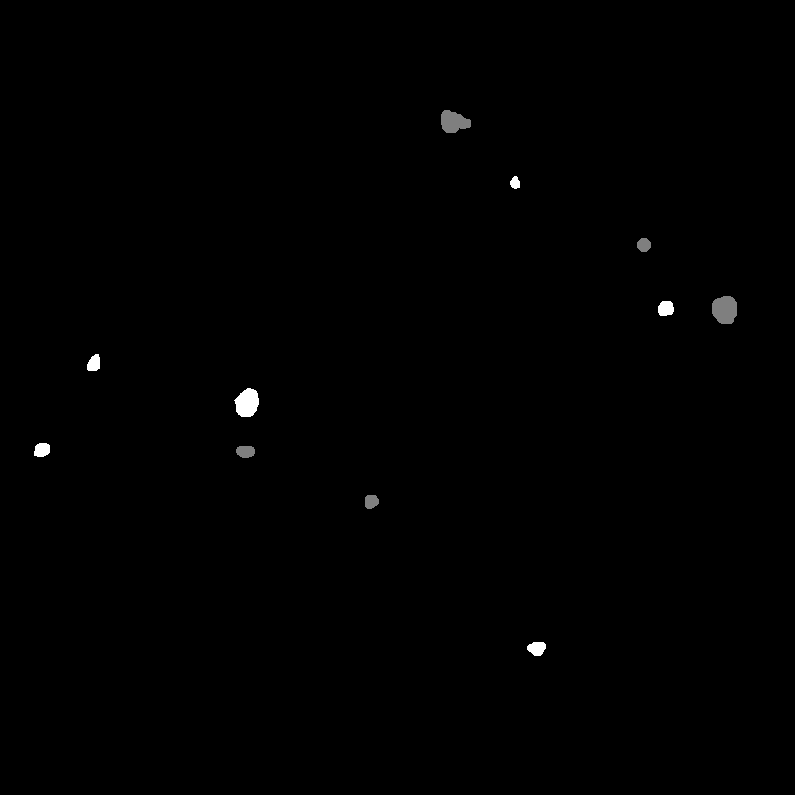
#> input picture synuclein_inclusion_biogenesis_2024/image_analysis/TMEM175/masks/3K_DOX_DAY1_SCR_LTX_63X_01_green.png, 795 x 795 px; its folder holds only this picture in this run
$ jupyter execute mask_analysis.ipynb
#> lines starting #> are read from the running program, lines starting #| are printed output that depends on the picture
[cell 1]
from PIL import Image
import matplotlib.pyplot as plt
import numpy as np
import os
import cv2

[cell 2]
# Path to folders
folder_path = "masks"

# Get all image files
image_files = [f for f in os.listdir(folder_path) if f.lower().endswith(('.png', '.jpg', '.jpeg', '.tif', '.tiff'))]

for filename in image_files:
    image_path = os.path.join(folder_path, filename)

    # Load masks as grayscale
    mask = np.array(Image.open(image_path).convert("L"))
#> mask is the input picture: shape (795, 795); min 0, max 2, mean 0.00696


    img = cv2.imread(image_path)
#> img: shape (795, 795, 3); min 0, max 2, mean 0.00696
    #print(img.shape, img_other.shape)
    # Create color-coded versions
    color_mask = np.zeros((*mask.shape, 3), dtype=np.uint8)

    # Elyse
    color_mask[mask == 1] = [0, 255, 0]        # Green
    color_mask[mask == 2] = [128, 0, 128]      # Purple


    # Plot side-by-side
    plt.figure(figsize=(10, 5))

    plt.subplot(1, 2, 1)
    plt.imshow(color_mask)
    plt.title(f"Elyse: {filename}")
    plt.axis("off")

    plt.tight_layout()
    plt.show()
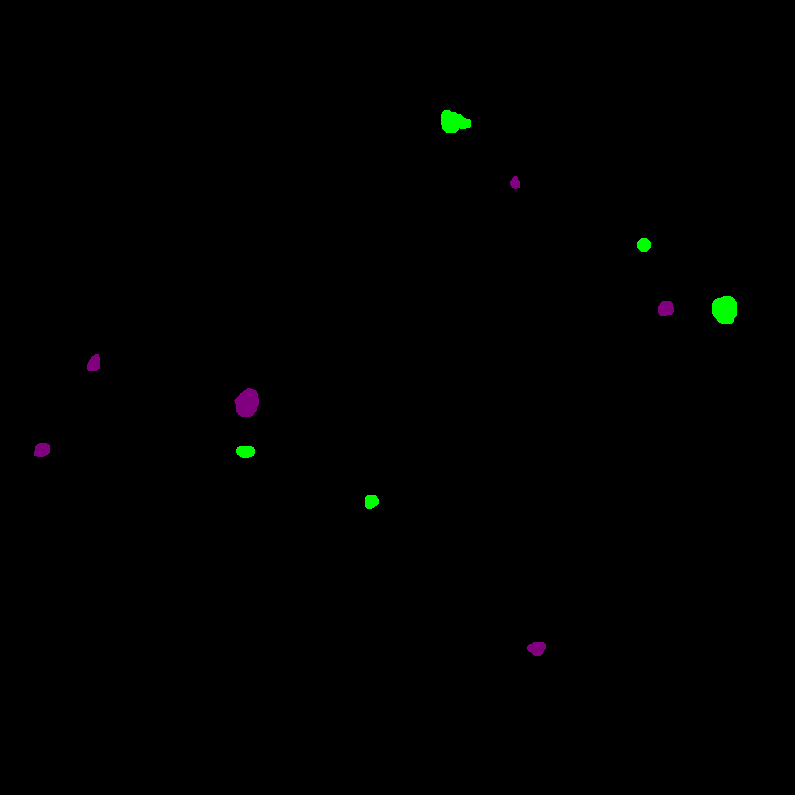
#> shown: shape (795, 795, 3); mean R, G, B 0.3, 0.6, 0.3


$ run again, on synuclein_inclusion_biogenesis_2024/image_analysis/TMEM175/masks/3K_DOX_DAY1_TMEM175_LTX_63X_02_green.png
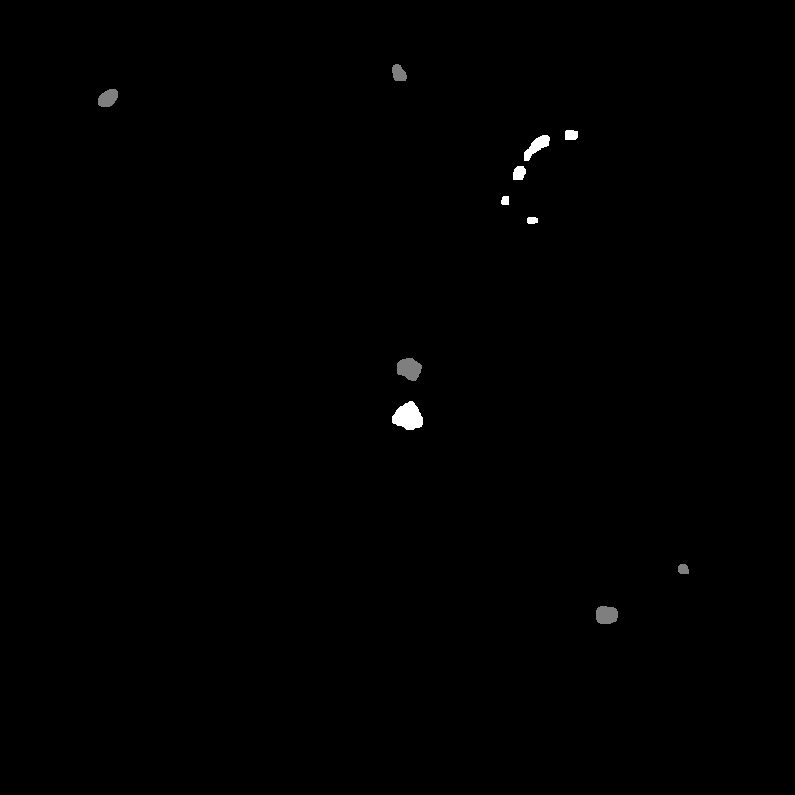
#> input picture synuclein_inclusion_biogenesis_2024/image_analysis/TMEM175/masks/3K_DOX_DAY1_TMEM175_LTX_63X_02_green.png, 795 x 795 px
#> mask is the input picture: shape (795, 795); min 0, max 2, mean 0.00638
#> `plt.show()`:
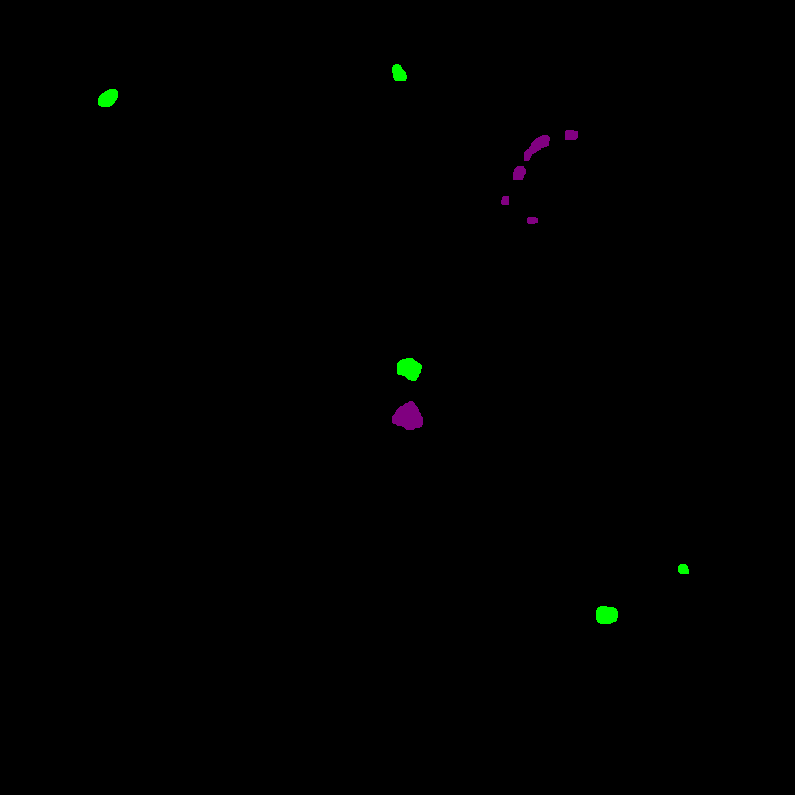
#> shown: shape (795, 795, 3); mean R, G, B 0.3, 0.5, 0.3

$ run again, on synuclein_inclusion_biogenesis_2024/image_analysis/TMEM175/masks/3K_DOX_DAY1_TMEM175_LTX_63X_03_green.png
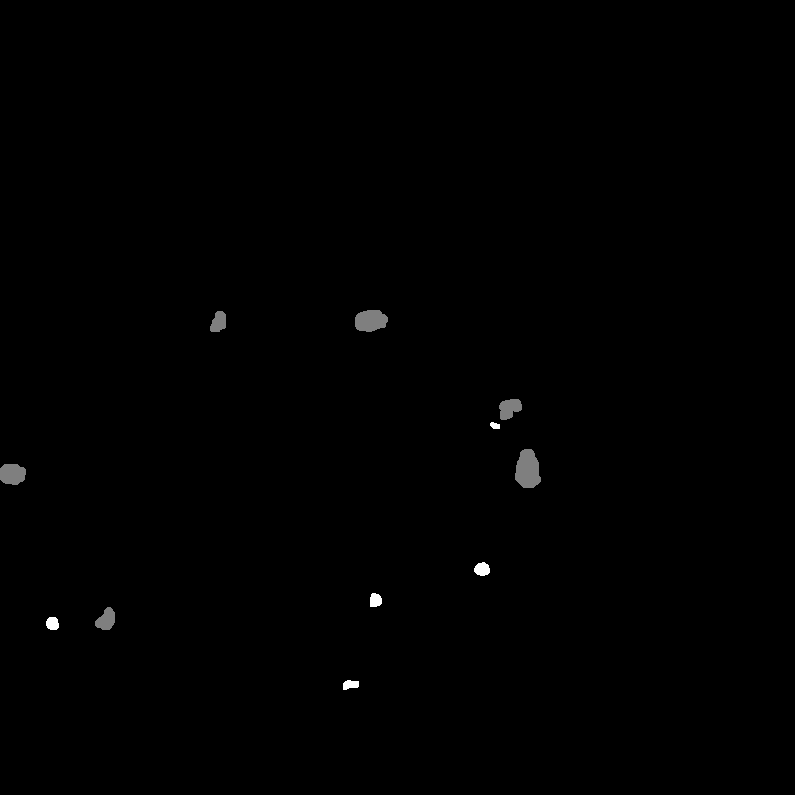
#> input picture synuclein_inclusion_biogenesis_2024/image_analysis/TMEM175/masks/3K_DOX_DAY1_TMEM175_LTX_63X_03_green.png, 795 x 795 px
#> mask is the input picture: shape (795, 795); min 0, max 2, mean 0.00632
#> `plt.show()`:
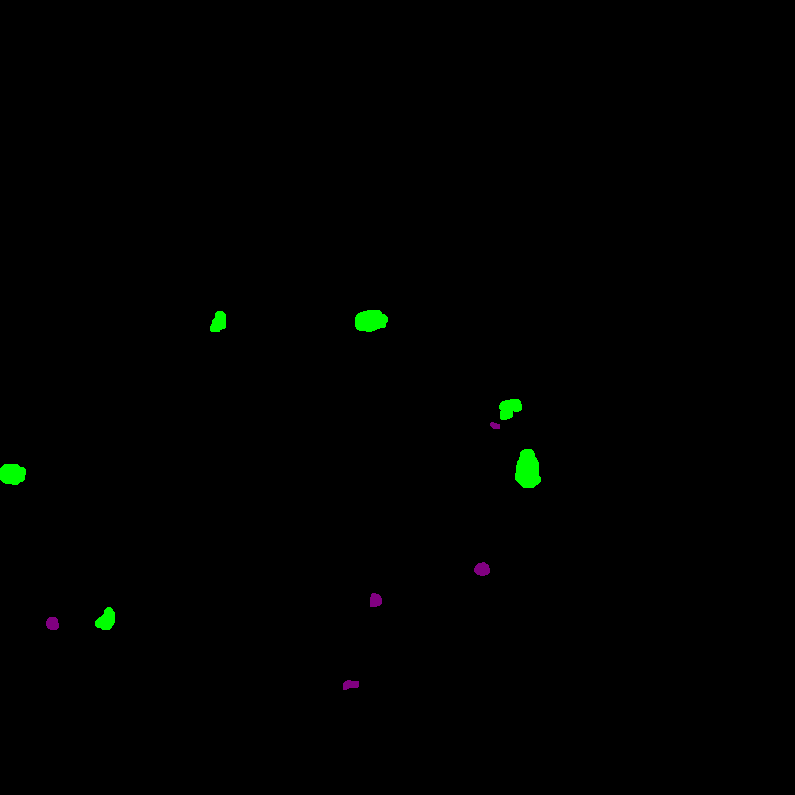
#> shown: shape (795, 795, 3); mean R, G, B 0.1, 1.1, 0.1

$ run again, on synuclein_inclusion_biogenesis_2024/image_analysis/TMEM175/masks/3K_DOX_DAY1_SCR_LTX_63X_02_green.png
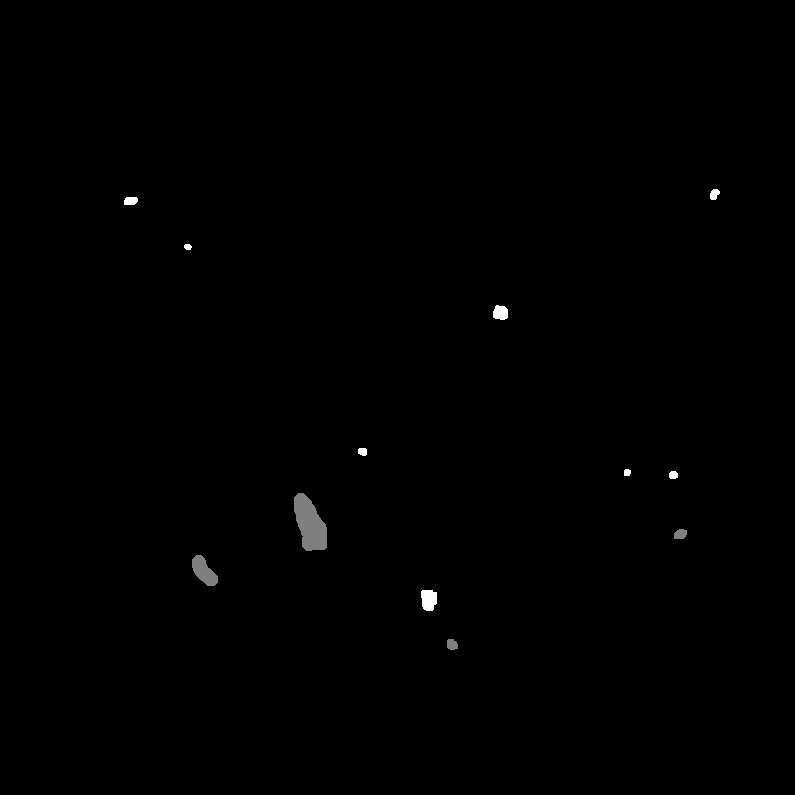
#> input picture synuclein_inclusion_biogenesis_2024/image_analysis/TMEM175/masks/3K_DOX_DAY1_SCR_LTX_63X_02_green.png, 795 x 795 px
#> mask is the input picture: shape (795, 795); min 0, max 2, mean 0.00585
#> `plt.show()`:
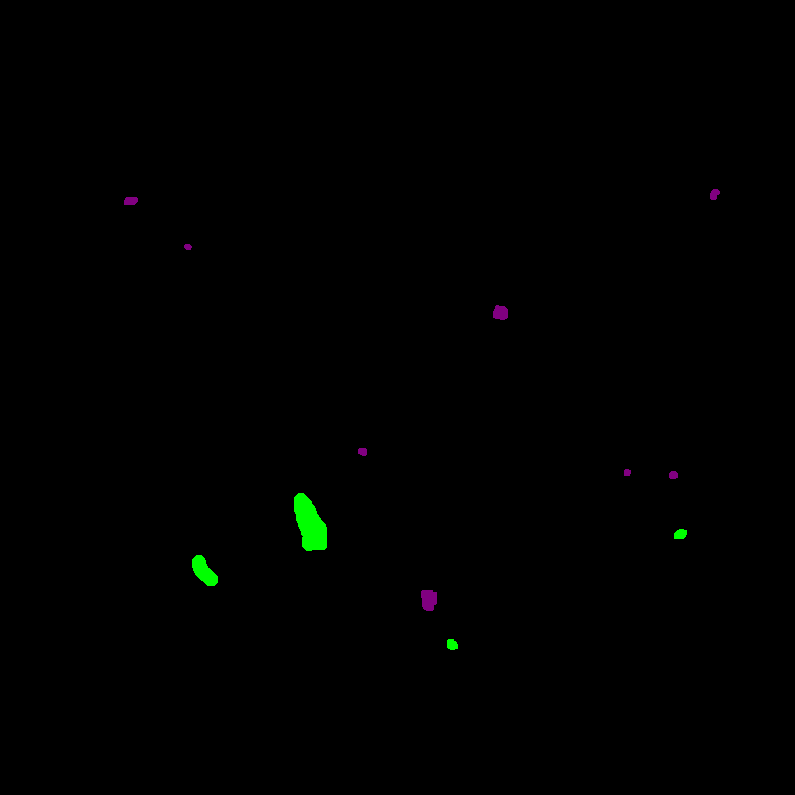
#> shown: shape (795, 795, 3); mean R, G, B 0.2, 0.8, 0.2

$ run again, on synuclein_inclusion_biogenesis_2024/image_analysis/TMEM175/masks/3K_DOX_DAY1_SCR_LTX_63X_03_green.png
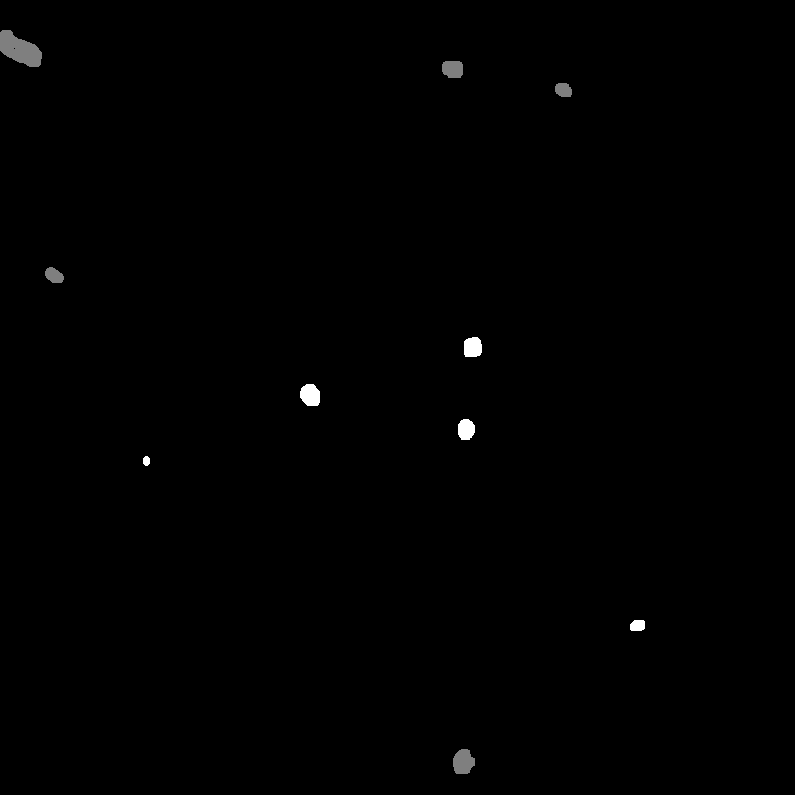
#> input picture synuclein_inclusion_biogenesis_2024/image_analysis/TMEM175/masks/3K_DOX_DAY1_SCR_LTX_63X_03_green.png, 795 x 795 px
#> mask is the input picture: shape (795, 795); min 0, max 2, mean 0.00714
#> `plt.show()`:
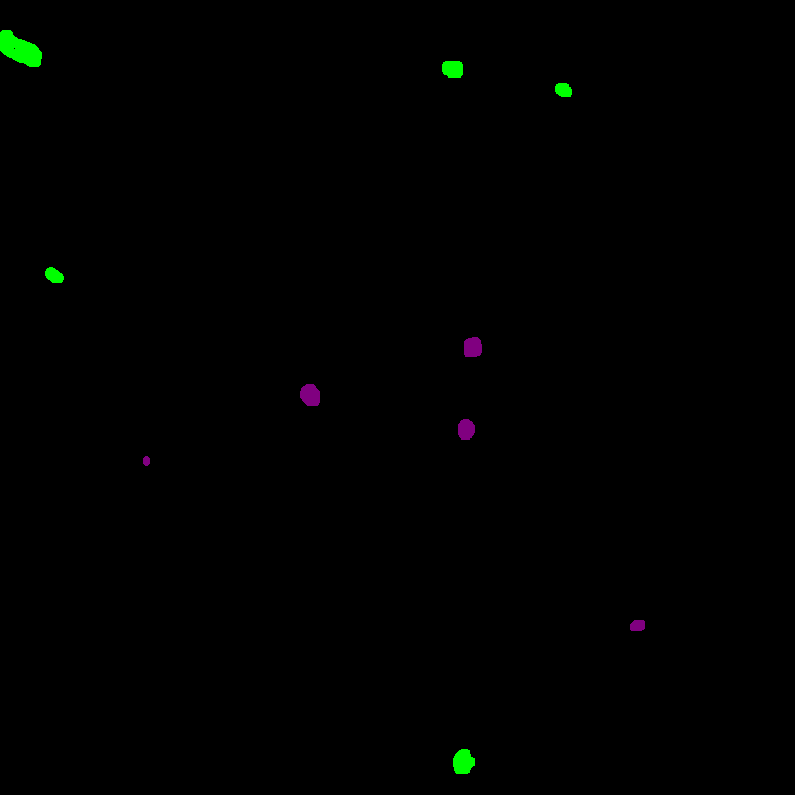
#> shown: shape (795, 795, 3); mean R, G, B 0.2, 0.9, 0.2
